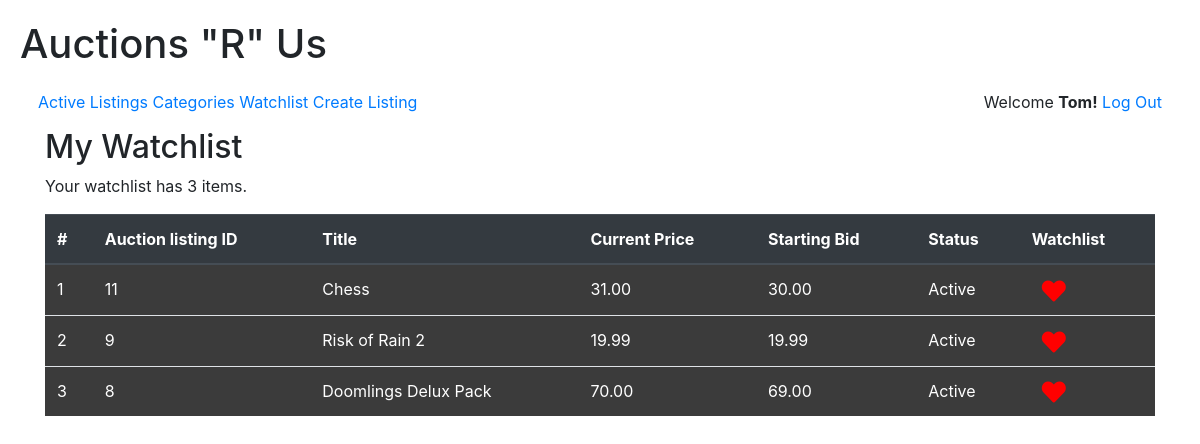
/watchlist/ (signed in), run on the app's committed database.
### auctions/models.py (models this page shows, shortened)
class User(AbstractUser):
    pass

class Auction(models.Model):
    title = models.CharField(max_length=64)
    description = models.TextField(max_length=512)
    starting_bid = models.DecimalField(max_digits=9, decimal_places=2, default=0.00)
    current_bid = models.DecimalField(max_digits=9, decimal_places=2, default=0.00)
    category = models.ForeignKey(Category, on_delete=models.CASCADE, related_name="auction_category", blank=True, null=True) # related_name search all the auctions with a given category
    imageURL = models.URLField(blank=True)
    seller = models.ForeignKey(User, on_delete=models.CASCADE, related_name="auction_seller")
    closed = models.BooleanField(default=False)
    creation_date = models.DateTimeField(auto_now_add=True)
    update_date = models.DateTimeField(auto_now=True, null=True)

### auctions/views.py (the view)
# urls.py: path("watchlist/", views.watchlist, name="watchlist"),
@login_required(login_url="login")
def watchlist(request):
    try:
        watchlist = Watchlist.objects.get(user=request.user)
        auctions = watchlist.auctions.all().order_by('-id')
        watchingNum = watchlist.auctions.all().count()
    except ObjectDoesNotExist:
        watchlist = None
        auctions = None
        watchingNum = 0
    return render(request, "auctions/watchlist.html", {
        "watchlist": watchlist,
        "auctions": auctions,
        "watchingNum": watchingNum
    })

### auctions/templates/auctions/watchlist.html (shortened to what this page needs)
{% extends "auctions/layout.html" %}
{% load static %}
{% block body %}
<div class="container">
    <h2>My Watchlist</h2>
    {% if watchlist %}
    <div><p>Your watchlist has {{ watchingNum }} items.</p></div>
    <table class="table">
        <thead class="thead-dark">
          <tr>
            <th scope="col">#</th>
            <th scope="col">Auction listing ID</th>
            <th scope="col">Title</th>
            <th scope="col">Current Price</th>
            <th scope="col">Starting Bid</th>
            <th scope="col">Status</th>
            <th scope="col">Watchlist</th>
          </tr>
        </thead>
        <tbody>
        {% for auction in auctions %}
          <tr class="dark">
            <td scope="row">{{ forloop.counter }}</th>
            <td>{{ auction.id }}</td>
            <td><a href="{% url 'listing' auction.id %}" style="color: inherit;">{{ auction.title }}</a></td>
            <td>{{ auction.current_bid }}</td>
            <td>{{ auction.starting_bid }}</td>
            <td>
                {% if auction.closed %}
                    Closed
                {% else %}
                    Active
                {% endif %}
            </td>
            <td>
              {% if auction in user.watchlist.auctions.all %}
                  <i id="watchlist-icon-{{ auction.id }}" class="fas fa-heart watchlist-icon in-watchlist" onclick="toggleWatchlist(this)" data-auction-id="{{ auction.id }}" style="color: red;"></i>
              {% else %}
                  <i id="watchlist-icon-{{ auction.id }}" class="fas fa-heart-broken watchlist-icon" onclick="toggleWatchlist(this)" data-auction-id="{{ auction.id }}" style="color: red;"></i>
              {% endif %}
            </td>
          </tr>
        {% endfor %}
        </tbody>
      </table>
      {% else %}
      <p>No items in your watchlist.</p>
      {% endif %}
</div>
{% endblock %}

### auctions/templates/auctions/layout.html (shortened to what this page needs)
{% load static %}
<!DOCTYPE html>
<html lang="en">
    <head>
        <link rel="stylesheet" href="https://stackpath.bootstrapcdn.com/bootstrap/4.4.1/css/bootstrap.min.css"
>
        <link rel="stylesheet" href="https://cdn.simplecss.org/simple.css">
        <link rel="stylesheet" href="{% static 'auctions/uaa490styles.css' %}">
        <link href="https://cdnjs.cloudflare.com/ajax/libs/font-awesome/5.15.1/css/all.min.css" rel="stylesheet">
    </head>
    <body>
        <header>
            <h1>Auctions "R" Us</h1>
            <nav>
                <span>
                    <a href="{% url 'index' %}">Active Listings</a>
                    <a href="{% url 'categories' %}">Categories</a>
                    <a href="{% url 'watchlist' %}">Watchlist</a>
                    <a href="{% url 'create' %}">Create Listing</a>
                </span>
                <span>
                    {% if user.is_authenticated %}
                        Welcome <strong>{{ user.username }}!</strong>
                        <a href="{% url 'logout' %}">Log Out</a>
                    {% else %}
                        <a href="{% url 'login' %}">Log In</a>
                        <a href="{% url 'register' %}">Register</a>
                    {% endif %}
                </span>
            </nav>
        </header>
        {% block body %}
        {% endblock %}
    </body>
</html>

### auctions/static/auctions/uaa490styles.css (style rules this page uses)
nav { display: flex; justify-content: space-between; padding: 14px 18px; }
body { grid-template-columns: 10% 80% 10%; margin: 10px; padding: 10px; }
.dark { background-color: rgb(59, 59, 59); color: white; }
.watchlist-icon { color: rgb(65, 112, 255); font-size: 24px; vertical-align: middle; cursor: pointer; margin-left: 10px; }
.watchlist-icon.in-watchlist { color: white; cursor:pointer; }

### data on the page
User: username "Tom"
Auction: id "11", title "Chess", current_bid "31.00", starting_bid "30.00", closed "Active"
Auction: id "9", title "Risk of Rain 2", current_bid "19.99", starting_bid "19.99", closed "Active"
Auction: id "8", title "Doomlings Delux Pack", current_bid "70.00", starting_bid "69.00", closed "Active"

### other printed values
{{ watchingNum }} "3"
